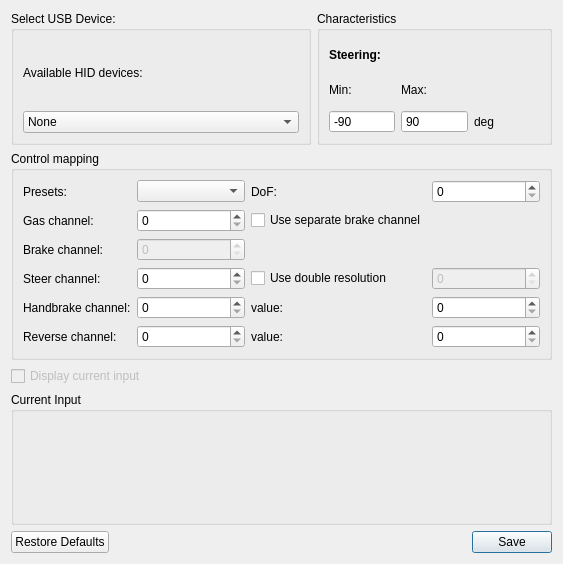
<?xml version="1.0" encoding="UTF-8"?>
<ui version="4.0">
 <class>Dialog</class>
 <widget class="QDialog" name="Dialog">
  <property name="geometry">
   <rect>
    <x>0</x>
    <y>0</y>
    <width>563</width>
    <height>564</height>
   </rect>
  </property>
  <property name="windowTitle">
   <string>Joystick Settings</string>
  </property>
  <layout class="QVBoxLayout" name="verticalLayout">
   <item>
    <layout class="QHBoxLayout" name="horizontalLayout">
     <item>
      <widget class="QGroupBox" name="groupBox">
       <property name="minimumSize">
        <size>
         <width>300</width>
         <height>0</height>
        </size>
       </property>
       <property name="title">
        <string>Select USB Device:</string>
       </property>
       <layout class="QGridLayout" name="gridLayout_3">
        <item row="0" column="0">
         <layout class="QGridLayout" name="gridLayout_2">
          <item row="1" column="0">
           <widget class="QComboBox" name="combo_available_devices">
            <property name="minimumSize">
             <size>
              <width>100</width>
              <height>0</height>
             </size>
            </property>
            <item>
             <property name="text">
              <string>None</string>
             </property>
            </item>
           </widget>
          </item>
          <item row="0" column="0">
           <widget class="QLabel" name="label">
            <property name="text">
             <string>Available HID devices:</string>
            </property>
           </widget>
          </item>
         </layout>
        </item>
       </layout>
      </widget>
     </item>
     <item>
      <widget class="QGroupBox" name="groupBox_2">
       <property name="title">
        <string>Characteristics</string>
       </property>
       <layout class="QGridLayout" name="gridLayout_6">
        <item row="0" column="0" colspan="3">
         <widget class="QLabel" name="label_10">
          <property name="font">
           <font>
            <pointsize>9</pointsize>
            <weight>75</weight>
            <bold>true</bold>
           </font>
          </property>
          <property name="text">
           <string>Steering:</string>
          </property>
         </widget>
        </item>
        <item row="1" column="0">
         <widget class="QLabel" name="label_7">
          <property name="font">
           <font>
            <pointsize>9</pointsize>
            <weight>50</weight>
            <bold>false</bold>
           </font>
          </property>
          <property name="text">
           <string>Min:</string>
          </property>
         </widget>
        </item>
        <item row="1" column="1">
         <widget class="QLabel" name="label_8">
          <property name="font">
           <font>
            <pointsize>9</pointsize>
            <weight>50</weight>
            <bold>false</bold>
           </font>
          </property>
          <property name="text">
           <string>Max:</string>
          </property>
         </widget>
        </item>
        <item row="2" column="2">
         <widget class="QLabel" name="label_9">
          <property name="font">
           <font>
            <pointsize>9</pointsize>
            <weight>50</weight>
            <bold>false</bold>
           </font>
          </property>
          <property name="text">
           <string>deg</string>
          </property>
         </widget>
        </item>
        <item row="2" column="0">
         <widget class="QSpinBox" name="spin_box_min_steer">
          <property name="buttonSymbols">
           <enum>QAbstractSpinBox::NoButtons</enum>
          </property>
          <property name="minimum">
           <number>-180</number>
          </property>
          <property name="maximum">
           <number>0</number>
          </property>
          <property name="value">
           <number>-90</number>
          </property>
         </widget>
        </item>
        <item row="2" column="1">
         <widget class="QSpinBox" name="spin_box_max_steer">
          <property name="buttonSymbols">
           <enum>QAbstractSpinBox::NoButtons</enum>
          </property>
          <property name="maximum">
           <number>180</number>
          </property>
          <property name="value">
           <number>90</number>
          </property>
         </widget>
        </item>
       </layout>
      </widget>
     </item>
    </layout>
   </item>
   <item>
    <widget class="QGroupBox" name="groupBox_4">
     <property name="title">
      <string>Control mapping</string>
     </property>
     <layout class="QGridLayout" name="gridLayout_4">
      <item row="5" column="1">
       <widget class="QSpinBox" name="reverseChannelSpinBox">
        <property name="maximum">
         <number>64</number>
        </property>
       </widget>
      </item>
      <item row="5" column="3">
       <widget class="QSpinBox" name="reverseValueSpinBox">
        <property name="maximum">
         <number>255</number>
        </property>
       </widget>
      </item>
      <item row="0" column="1">
       <widget class="QComboBox" name="presetsComboBox"/>
      </item>
      <item row="0" column="0">
       <widget class="QLabel" name="label_2">
        <property name="text">
         <string>Presets:</string>
        </property>
       </widget>
      </item>
      <item row="2" column="0">
       <widget class="QLabel" name="label_4">
        <property name="text">
         <string>Brake channel:</string>
        </property>
       </widget>
      </item>
      <item row="2" column="1">
       <widget class="QSpinBox" name="brakeChannelSpinBox">
        <property name="enabled">
         <bool>false</bool>
        </property>
        <property name="maximum">
         <number>64</number>
        </property>
       </widget>
      </item>
      <item row="1" column="0">
       <widget class="QLabel" name="label_3">
        <property name="text">
         <string>Gas channel:</string>
        </property>
       </widget>
      </item>
      <item row="5" column="0">
       <widget class="QLabel" name="label_11">
        <property name="text">
         <string>Reverse channel:</string>
        </property>
       </widget>
      </item>
      <item row="1" column="1">
       <widget class="QSpinBox" name="gasChannelSpinBox">
        <property name="maximum">
         <number>64</number>
        </property>
       </widget>
      </item>
      <item row="1" column="2">
       <widget class="QCheckBox" name="useSeparateBrakeChannelCheckBox">
        <property name="text">
         <string>Use separate brake channel</string>
        </property>
       </widget>
      </item>
      <item row="4" column="3">
       <widget class="QSpinBox" name="handBrakeValueSpinBox">
        <property name="maximum">
         <number>255</number>
        </property>
       </widget>
      </item>
      <item row="4" column="0">
       <widget class="QLabel" name="label_5">
        <property name="text">
         <string>Handbrake channel:</string>
        </property>
       </widget>
      </item>
      <item row="4" column="1">
       <widget class="QSpinBox" name="handBrakeChannelSpinBox">
        <property name="maximum">
         <number>64</number>
        </property>
       </widget>
      </item>
      <item row="4" column="2">
       <widget class="QLabel" name="label_6">
        <property name="text">
         <string>value:</string>
        </property>
       </widget>
      </item>
      <item row="5" column="2">
       <widget class="QLabel" name="label_12">
        <property name="text">
         <string>value:</string>
        </property>
       </widget>
      </item>
      <item row="3" column="0">
       <widget class="QLabel" name="label_13">
        <property name="text">
         <string>Steer channel:</string>
        </property>
       </widget>
      </item>
      <item row="3" column="1">
       <widget class="QSpinBox" name="steerFirstChannelSpinBox">
        <property name="maximum">
         <number>64</number>
        </property>
       </widget>
      </item>
      <item row="0" column="2">
       <widget class="QLabel" name="label_14">
        <property name="text">
         <string>DoF:</string>
        </property>
       </widget>
      </item>
      <item row="0" column="3">
       <widget class="QSpinBox" name="dofSpinBox">
        <property name="maximum">
         <number>65</number>
        </property>
       </widget>
      </item>
      <item row="3" column="2">
       <widget class="QCheckBox" name="useDoubleSteerResolutionCheckBox">
        <property name="text">
         <string>Use double resolution</string>
        </property>
       </widget>
      </item>
      <item row="3" column="3">
       <widget class="QSpinBox" name="steerSecondChannelSpinBox">
        <property name="enabled">
         <bool>false</bool>
        </property>
       </widget>
      </item>
     </layout>
    </widget>
   </item>
   <item>
    <widget class="QCheckBox" name="displayCurrentInputCheckBox">
     <property name="enabled">
      <bool>false</bool>
     </property>
     <property name="text">
      <string>Display current input</string>
     </property>
    </widget>
   </item>
   <item>
    <widget class="QGroupBox" name="currentInputGroupBox">
     <property name="title">
      <string>Current Input</string>
     </property>
     <layout class="QGridLayout" name="gridLayout"/>
    </widget>
   </item>
   <item>
    <widget class="QDialogButtonBox" name="button_box_settings">
     <property name="orientation">
      <enum>Qt::Horizontal</enum>
     </property>
     <property name="standardButtons">
      <set>QDialogButtonBox::RestoreDefaults|QDialogButtonBox::Save</set>
     </property>
    </widget>
   </item>
  </layout>
 </widget>
 <resources/>
 <connections>
  <connection>
   <sender>button_box_settings</sender>
   <signal>accepted()</signal>
   <receiver>Dialog</receiver>
   <slot>accept()</slot>
   <hints>
    <hint type="sourcelabel">
     <x>248</x>
     <y>254</y>
    </hint>
    <hint type="destinationlabel">
     <x>157</x>
     <y>274</y>
    </hint>
   </hints>
  </connection>
  <connection>
   <sender>button_box_settings</sender>
   <signal>rejected()</signal>
   <receiver>Dialog</receiver>
   <slot>reject()</slot>
   <hints>
    <hint type="sourcelabel">
     <x>316</x>
     <y>260</y>
    </hint>
    <hint type="destinationlabel">
     <x>286</x>
     <y>274</y>
    </hint>
   </hints>
  </connection>
 </connections>
</ui>
